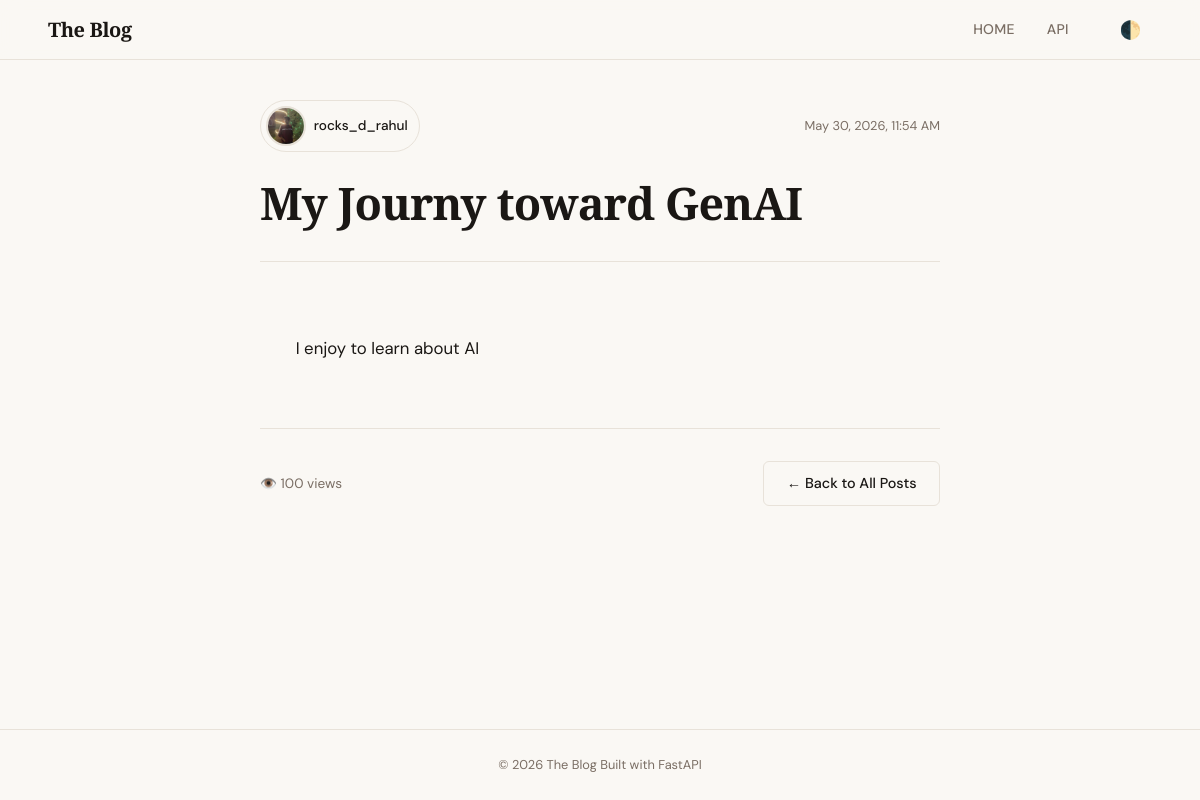
The page /posts/2 on the database its author committed.
### models.py (models this page shows, shortened)
class User(Base):
    __tablename__ = "users"
    id: Mapped[int] = mapped_column(Integer, primary_key=True, index=True)
    username: Mapped[str] = mapped_column(String(50), unique=True, nullable=False)
    email: Mapped[str] = mapped_column(String(120), unique=True, nullable=False)
    image_file: Mapped[str | None] = mapped_column(
        String(200),
        nullable=True,
        default=None,
    )
    posts: Mapped[list[Post]] = relationship(back_populates="author")

class Post(Base):
    __tablename__ = "posts"
    id: Mapped[int] = mapped_column(Integer, primary_key=True, index=True)
    title: Mapped[str] = mapped_column(String(100), nullable=False)
    content: Mapped[str] = mapped_column(Text, nullable=False)
    user_id: Mapped[int] = mapped_column(
        ForeignKey("users.id"),
        nullable=False,
        index=True,
    )
    date_posted: Mapped[datetime] = mapped_column(
        DateTime(timezone=True),
        default=lambda: datetime.now(UTC),
    )
    author: Mapped[User] = relationship(back_populates="posts")

### main.py (the view)
@app.get("/posts/{id}", response_class=HTMLResponse)
def get_post(id: int, request: Request,db: Annotated[Session, Depends(get_db)]):
    result = db.execute(select(models.Post).where(models.Post.id == id))
    post = result.scalars().first()
    if not post:
        raise HTTPException(status_code=404, detail="Post not found")
    return templates.TemplateResponse(
        request,
        "post.html",
        {
            "post": post,
            "title": post.title,
            "views": 100,  # dummy number
        },
    )

### templates/post.html (shortened to what this page needs)
{% extends "layout.html" %}
{% block content %}
<div class="post-detail">
    <header class="post-header">
        <div class="post-header-meta">
            {% if post.author %}
            <a class="author-chip" href="/users/{{ post.author.id }}/posts">
                <img class="avatar-sm" src="{{ post.author.image_path }}" alt="{{ post.author.username }}">
                <div class="author-chip-info">
                    <span class="author-name">{{ post.author.username }}</span>
                </div>
            </a>
            {% endif %}
            {% if post.date_posted %}
            <time class="post-date" datetime="{{ post.date_posted.isoformat() }}">
            </time>
            {% endif %}
        </div>
        <h1 class="post-title">{{ post.title }}</h1>
    </header>
    <article class="post-body">
        {{ post.content }}
    </article>
    <footer class="post-footer" style="display: flex; justify-content: space-between; align-items: center; margin-top: 2rem;">
        <div class="post-stats">
            <span>👁️ {{ views }} view{% if views != 1 %}s{% endif %}</span>
        </div>
        <a class="btn btn-outline" href="/">← Back to All Posts</a>
    </footer>
</div>
{% endblock content %}

### static/css/style.css (style rules this page uses)
:root { --bg: #faf8f4; --surface: #ffffff; --border: #e8e2d9; --text: #1a1714; --text-muted: #7a6e64; --accent: #c0392b; --accent-dark: #96291f; --accent-soft: #f9eceb; --radius: 6px; --shadow: 0 2px 12px rgba(0, 0, 0, .07); --shadow-hover: 0 6px 24px rgba(0, 0, 0, .12); --font-head: 'Playfair Display', Georgia, serif; --font-body: 'DM Sans', sans-serif; --max-w: 860px; --navbar-bg: rgba(250, 248, 244, 0.92); }
*, *::before, *::after { box-sizing: border-box; margin: 0; padding: 0; }
html { scroll-behavior: smooth; }
body { background: var(--bg); color: var(--text); font-family: var(--font-body); font-size: 16px; line-height: 1.7; min-height: 100vh; display: flex; flex-direction: column; }
a { color: inherit; text-decoration: none; }
img { display: block; max-width: 100%; }
.author-chip { display: inline-flex; align-items: center; gap: .5rem; padding: .3rem .7rem .3rem .3rem; border-radius: 999px; background: var(--bg); border: 1px solid var(--border); transition: background .2s; font-size: .85rem; font-weight: 500; }
.author-chip-info { display: flex; flex-direction: column; line-height: 1.2; }
.author-name { font-weight: 500; font-size: .85rem; }
.avatar-xs, .avatar-sm, .avatar-lg { border-radius: 50%; object-fit: cover; border: 2px solid var(--border); }
.avatar-sm { width: 40px; height: 40px; }
.post-date { font-size: .8rem; color: var(--text-muted); white-space: nowrap; }
.post-detail { max-width: 680px; margin: 0 auto; }
.post-header { padding-bottom: 2rem; border-bottom: 1px solid var(--border); margin-bottom: 2.5rem; }
.post-header-meta { display: flex; align-items: center; justify-content: space-between; margin-bottom: 1.5rem; flex-wrap: wrap; gap: .75rem; }
.post-title { font-family: var(--font-head); font-size: clamp(1.8rem, 5vw, 2.8rem); line-height: 1.2; letter-spacing: -0.02em; }
.post-stats { font-size: .85rem; color: var(--text-muted); display: flex; gap: 1rem; }
.post-body { font-size: 1.05rem; line-height: 1.85; color: var(--text); white-space: pre-wrap; word-break: break-word; }
.post-footer { margin-top: 3rem; padding-top: 2rem; border-top: 1px solid var(--border); display: flex; gap: 1rem; flex-wrap: wrap; }
.btn { display: inline-flex; align-items: center; gap: .4rem; padding: .6rem 1.4rem; border-radius: var(--radius); font-family: var(--font-body); font-size: .9rem; font-weight: 500; cursor: pointer; transition: background .2s, color .2s, border-color .2s, transform .15s; border: 1.5px solid transparent; }
.btn-outline { background: transparent; color: var(--text); border-color: var(--border); }

### rows shown on the page
User: author.image_path (picture), author.username "rocks_d_rahul"
Post: title "My Journy toward GenAI", content "I enjoy to learn about AI"

### other values the page prints
{{ views }} "100"
{{ now.year if now else "2026" }} "2026"
